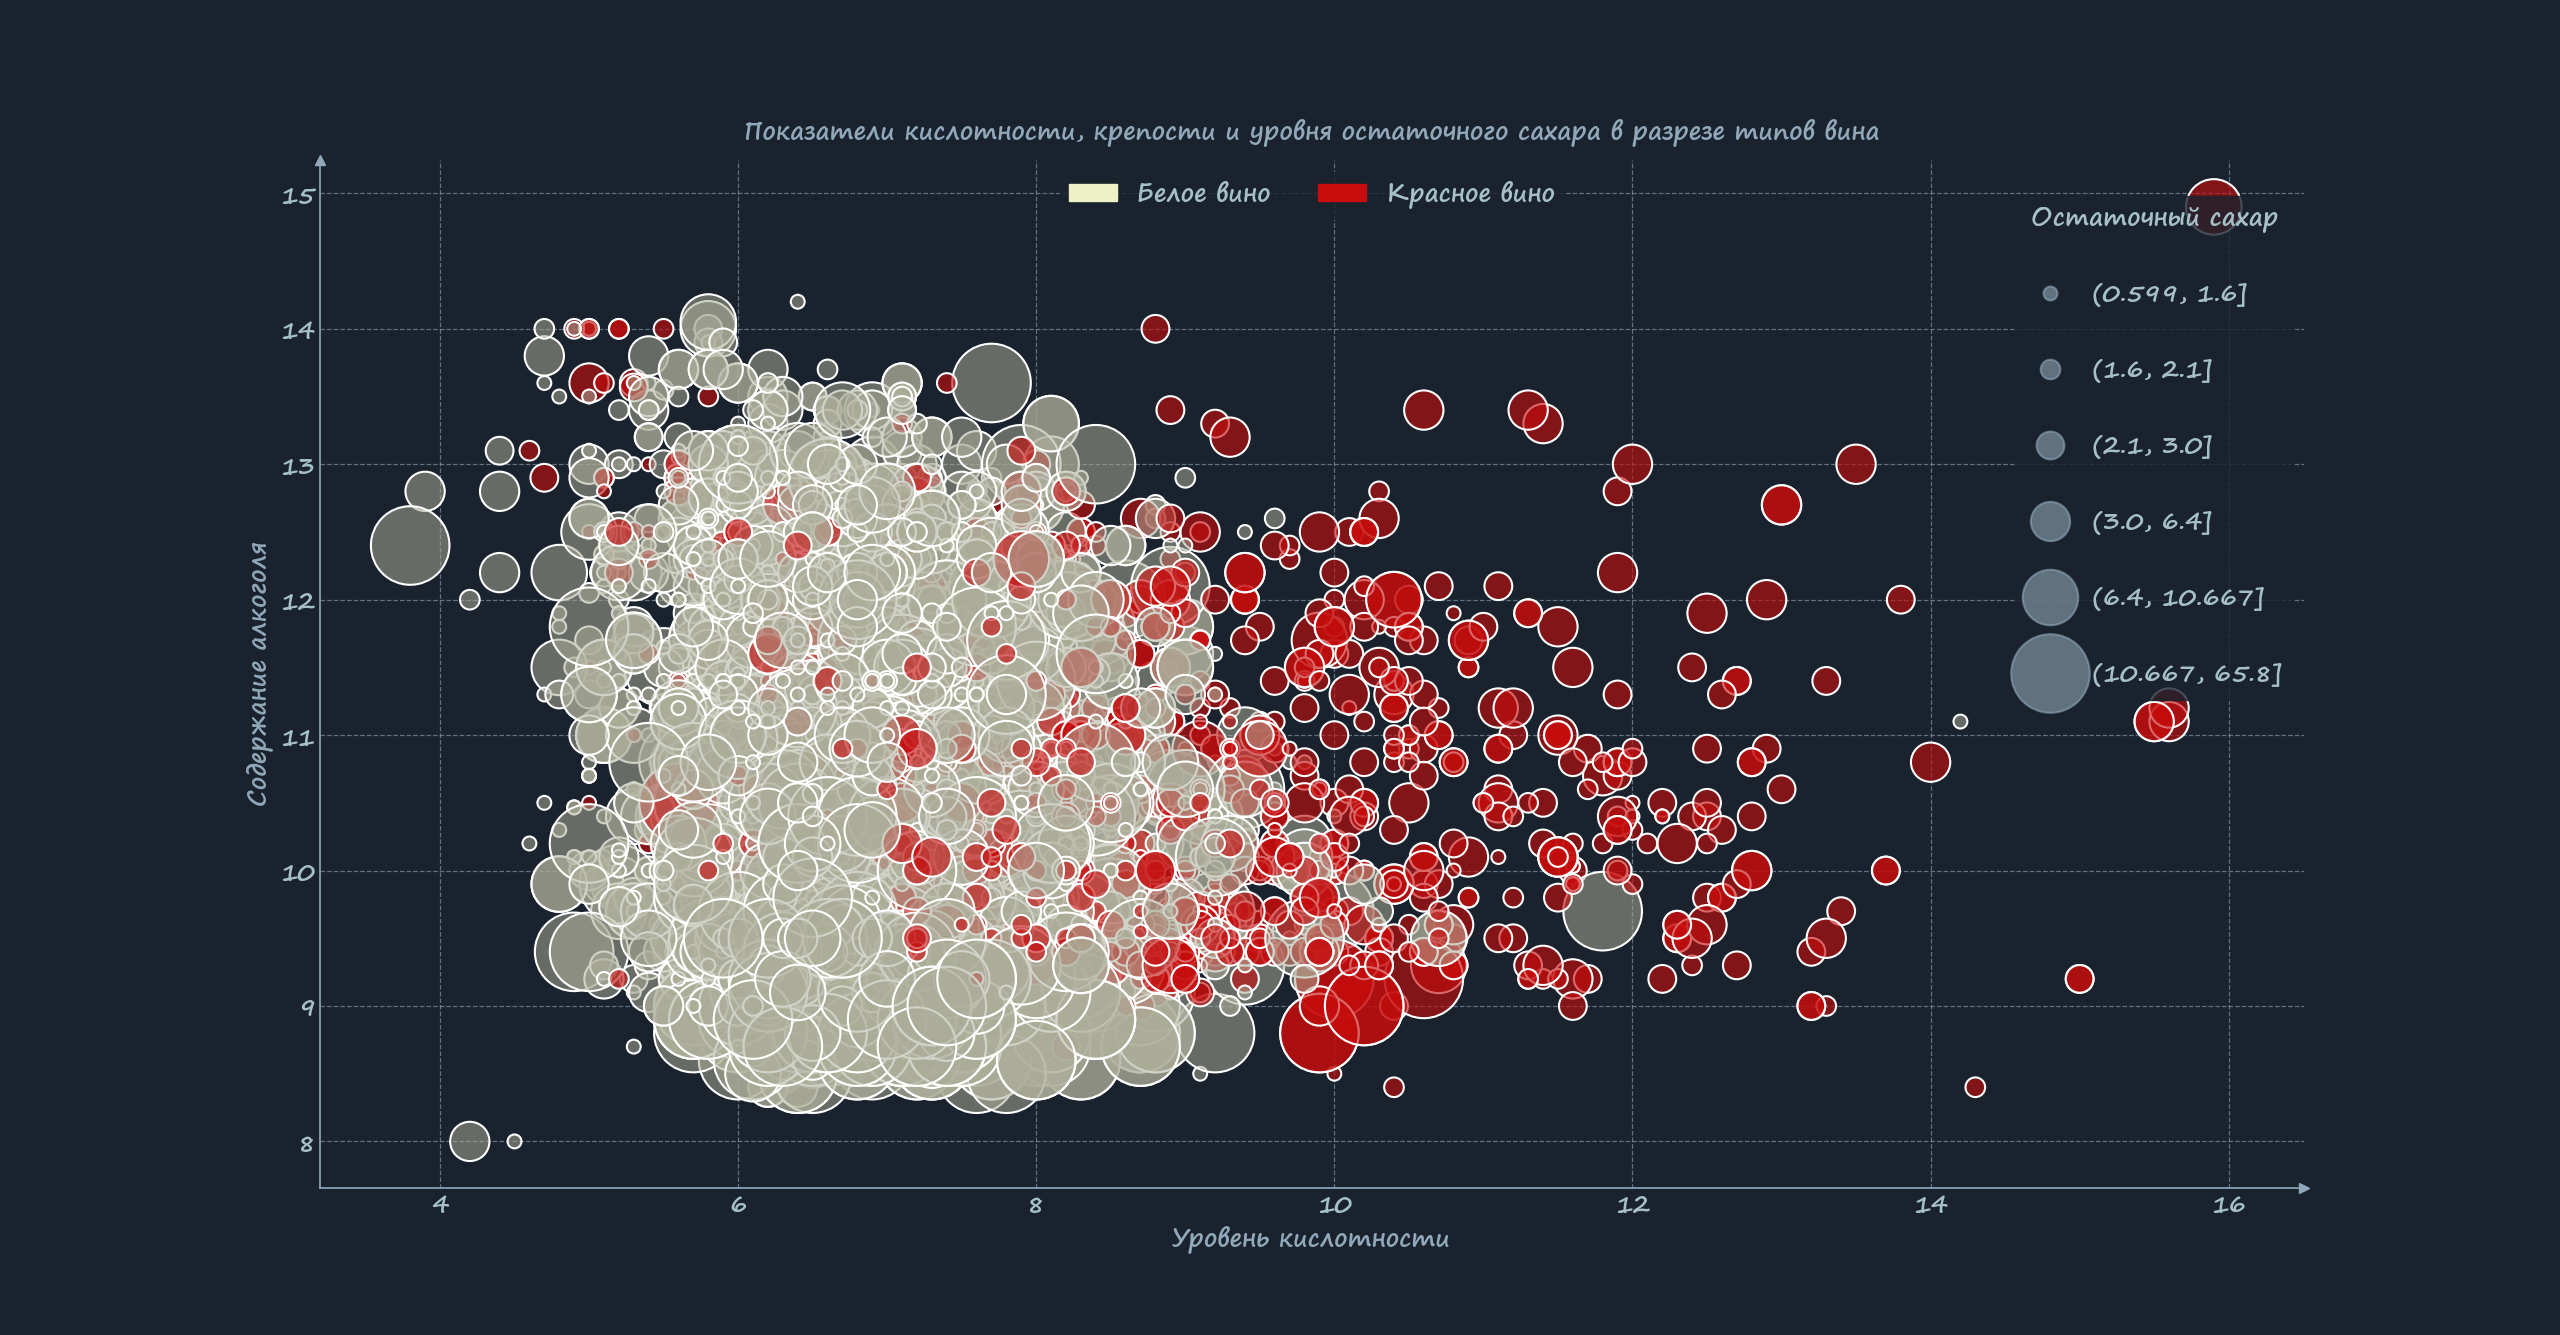

Write Python code to recreate this figure.
from matplotlib import patches
from matplotlib import pyplot as plt
import pandas as pd

import config_test_data
import custom_dark_theme  # noqa: F401


wines = config_test_data.wines
fig, ax = plt.subplots(figsize=(24, 18))

radius_sugar = pd.qcut(wines['residual sugar'], q=6, labels=[100, 200, 400, 800, 1600, 3200])
label_sugar = pd.qcut(wines['residual sugar'], q=6)

scatter = ax.scatter(
    x=wines['fixed acidity'],
    y=wines['alcohol'],
    s=radius_sugar,
    c=wines['wine_type'].map({'white': "#acad9988", 'red': "#c60c0c9e"}),
    edgecolors='white',
    linewidths=1.5
)

red_patch = patches.Patch(color='#c60c0c', label='Красное вино')
white_patch = patches.Patch(color='#eef0c6', label='Белое вино')

legend_1 = ax.legend(
    handles=[white_patch, red_patch],
    labels=['Белое вино', 'Красное вино'],
    loc='upper center',
    ncol=2,
    fontsize='xx-large'
)
ax.add_artist(legend_1)

handles, _ = scatter.legend_elements(prop='sizes', alpha=0.6, color='#90a8b9')

ax.legend(handles,
          label_sugar.cat.categories,
          title='Остаточный сахар',
          fontsize='xx-large',
          title_fontsize='xx-large',
          labelspacing=2.0,
          loc='right',
          bbox_to_anchor=(1, 0.72)
          )

ax.plot(1, 0, ">", transform=ax.transAxes, clip_on=False, color='#90a8b9', markersize=7)
ax.plot(0, 1, "^", transform=ax.transAxes, clip_on=False, color='#90a8b9', markersize=7)

ax.grid()

ax.tick_params(labelsize='xx-large')

ax.set_xlabel('Уровень кислотности', fontsize='xx-large')
ax.set_ylabel('Содержание алкоголя', fontsize='xx-large')
ax.set_title('Показатели кислотности, крепости и уровня остаточного сахара в разрезе типов вина', color='#90a8b9', size='xx-large', pad=15, weight='bold')

plt.show()
